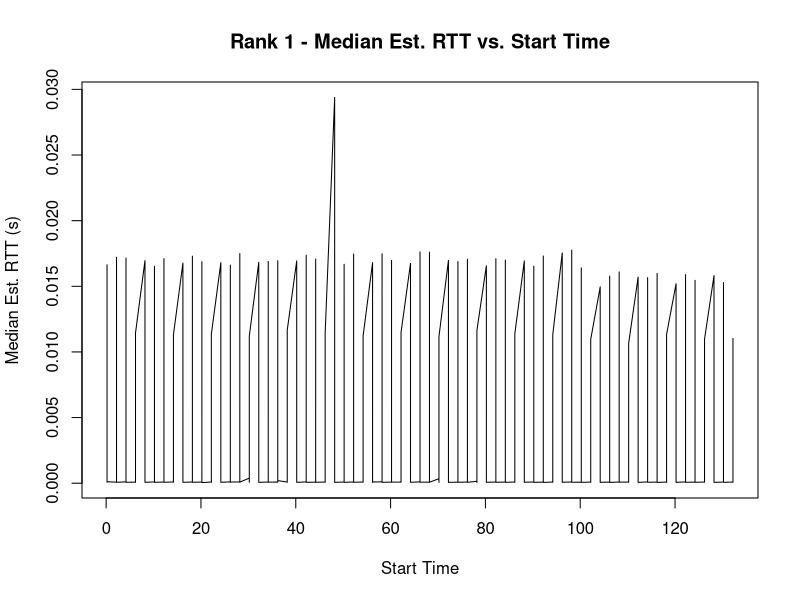
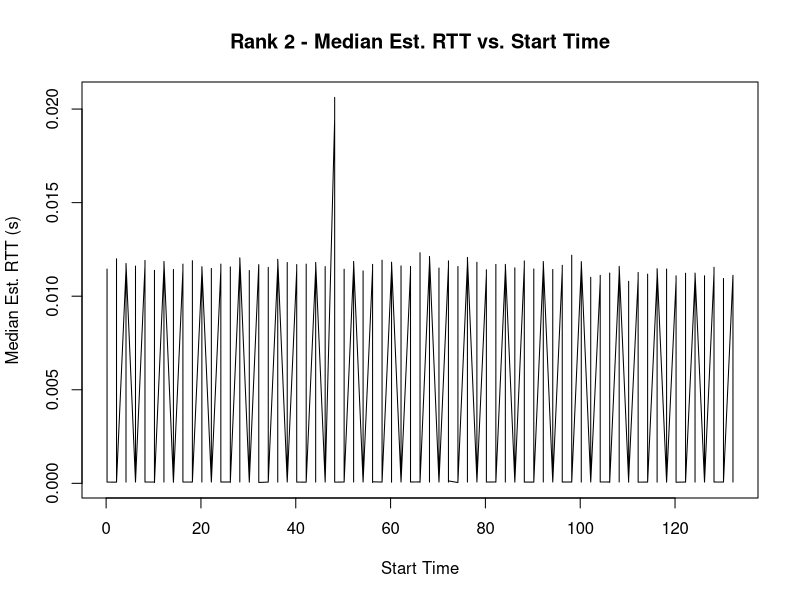
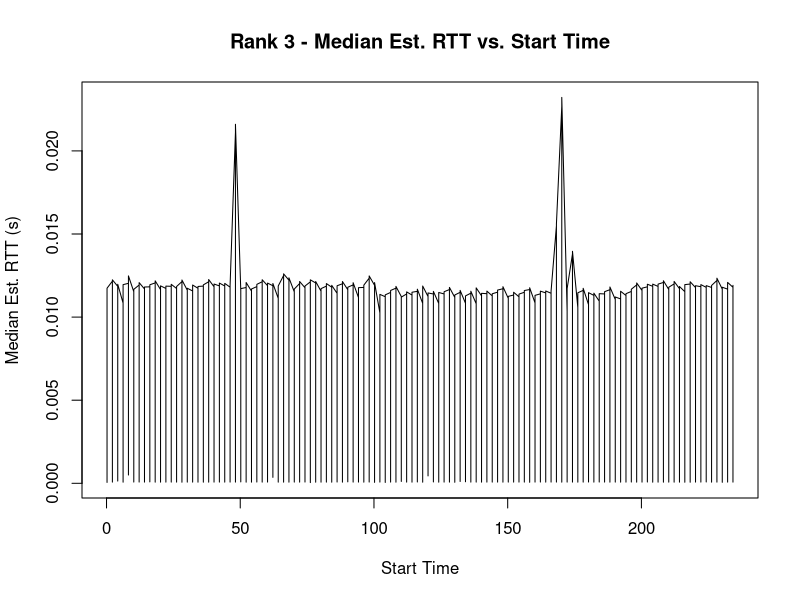

These figures' R source, in order:
options("scipen" = 10)
data = read.csv(file="../../data/rtt/part2/r1_est_medians.csv", header=TRUE, sep=",")

plot(data$startTime, data$medianEstRtt, type="l", xlab="Start Time", ylab="Median Est. RTT (s)", main="Rank 1 - Median Est. RTT vs. Start Time")

dev.print(png, '../../plots/rtt/part2/r1.png', width=500)
dev.off()

data = read.csv(file="../../data/rtt/part2/r2_est_medians.csv", header=TRUE, sep=",")

plot(data$startTime, data$medianEstRtt, type="l", xlab="Start Time", ylab="Median Est. RTT (s)", main="Rank 2 - Median Est. RTT vs. Start Time")

dev.print(png, '../../plots/rtt/part2/r2.png', width=500)
dev.off()

data = read.csv(file="../../data/rtt/part2/r3_est_medians.csv", header=TRUE, sep=",")

plot(data$startTime, data$medianEstRtt, type="l", xlab="Start Time", ylab="Median Est. RTT (s)", main="Rank 3 - Median Est. RTT vs. Start Time")

dev.print(png, '../../plots/rtt/part2/r3.png', width=500)
dev.off()

